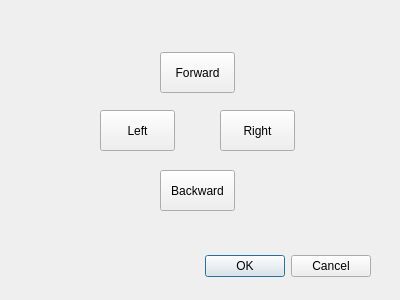
<?xml version="1.0" encoding="UTF-8"?>
<ui version="4.0">
 <class>ManControl</class>
 <widget class="QDialog" name="ManControl">
  <property name="geometry">
   <rect>
    <x>0</x>
    <y>0</y>
    <width>400</width>
    <height>300</height>
   </rect>
  </property>
  <property name="maximumSize">
   <size>
    <width>400</width>
    <height>300</height>
   </size>
  </property>
  <property name="windowTitle">
   <string>Dialog</string>
  </property>
  <widget class="QDialogButtonBox" name="buttonBox">
   <property name="geometry">
    <rect>
     <x>30</x>
     <y>250</y>
     <width>341</width>
     <height>32</height>
    </rect>
   </property>
   <property name="orientation">
    <enum>Qt::Horizontal</enum>
   </property>
   <property name="standardButtons">
    <set>QDialogButtonBox::Cancel|QDialogButtonBox::Ok</set>
   </property>
  </widget>
  <widget class="QPushButton" name="pushButton">
   <property name="geometry">
    <rect>
     <x>160</x>
     <y>52</y>
     <width>75</width>
     <height>41</height>
    </rect>
   </property>
   <property name="text">
    <string>Forward</string>
   </property>
  </widget>
  <widget class="QPushButton" name="pushButton_2">
   <property name="geometry">
    <rect>
     <x>160</x>
     <y>170</y>
     <width>75</width>
     <height>41</height>
    </rect>
   </property>
   <property name="text">
    <string>Backward</string>
   </property>
  </widget>
  <widget class="QPushButton" name="pushButton_3">
   <property name="geometry">
    <rect>
     <x>220</x>
     <y>110</y>
     <width>75</width>
     <height>41</height>
    </rect>
   </property>
   <property name="text">
    <string>Right</string>
   </property>
  </widget>
  <widget class="QPushButton" name="pushButton_4">
   <property name="geometry">
    <rect>
     <x>100</x>
     <y>110</y>
     <width>75</width>
     <height>41</height>
    </rect>
   </property>
   <property name="text">
    <string>Left</string>
   </property>
  </widget>
 </widget>
 <resources/>
 <connections>
  <connection>
   <sender>buttonBox</sender>
   <signal>accepted()</signal>
   <receiver>ManControl</receiver>
   <slot>accept()</slot>
   <hints>
    <hint type="sourcelabel">
     <x>248</x>
     <y>254</y>
    </hint>
    <hint type="destinationlabel">
     <x>157</x>
     <y>274</y>
    </hint>
   </hints>
  </connection>
  <connection>
   <sender>buttonBox</sender>
   <signal>rejected()</signal>
   <receiver>ManControl</receiver>
   <slot>reject()</slot>
   <hints>
    <hint type="sourcelabel">
     <x>316</x>
     <y>260</y>
    </hint>
    <hint type="destinationlabel">
     <x>286</x>
     <y>274</y>
    </hint>
   </hints>
  </connection>
 </connections>
</ui>
